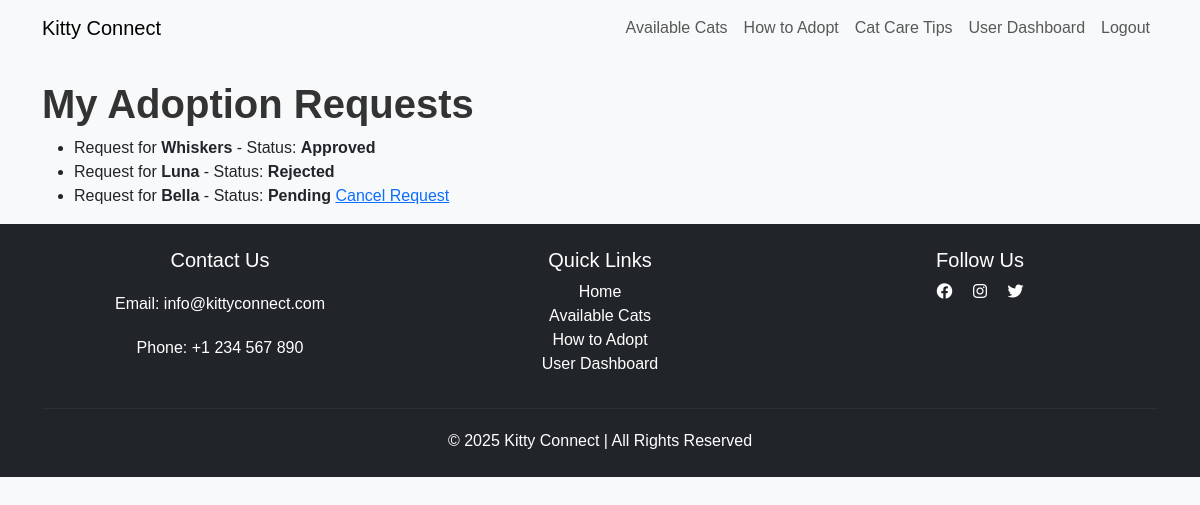
The app's page /adoption/ (signed in), older data.
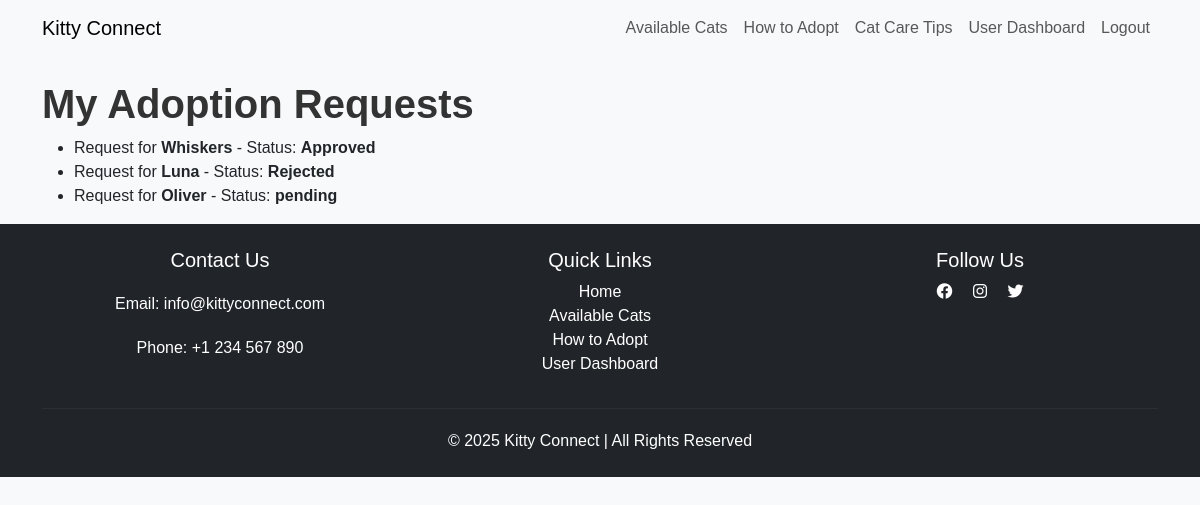
The same page, newer data.
### adoption/models.py (models this page shows, shortened)
class AdoptionRequest(models.Model):
    STATUS_CHOICES = [
        ('pending', 'Pending'),
        ('approved', 'Approved'),
        ('rejected', 'Rejected'),
    ]
    user = models.ForeignKey(User, on_delete=models.CASCADE)
    cat = models.ForeignKey(Cat, on_delete=models.CASCADE)
    message = models.TextField(blank=True, null=True)  # ✅ Add message field
    status = models.CharField(max_length=10, choices=STATUS_CHOICES, default='pending')
    request_date = models.DateTimeField(auto_now_add=True)

### cat/models.py (models this page shows, shortened)
class Cat(models.Model):
    name = models.CharField(max_length=50)
    age = models.IntegerField()
    breed = models.CharField(max_length=100)
    image = models.ImageField(upload_to='cat_images/', null=True, blank=True)
    description = models.TextField()
    available = models.BooleanField(default=True)

### adoption/views.py (the view)
# urls.py: path("", adoption_request_list, name="adoption_request_list"),
@login_required
def adoption_request_list(request):
    if request.user.is_superuser:
        requests = AdoptionRequest.objects.all()
    else:
        requests = AdoptionRequest.objects.filter(user=request.user)
    return render(request, "adoption/adoption_request_list.html", {"requests": requests})

### adoption/templates/adoption/adoption_request_list.html (shortened to what this page needs)
{% extends 'base.html' %}
{% block content %}
<h2>My Adoption Requests</h2>
<ul>
    {% for request in requests %}
        <li>
            Request for <strong>{{ request.cat.name }}</strong> - Status: <strong>{{ request.status }}</strong>
            {% if not user.is_superuser and request.status == "Pending" %}
                <a href="{% url 'adoption_request_cancel' request.id %}">Cancel Request</a>
            {% endif %}
        </li>
    {% endfor %}
</ul>
{% endblock %}

Row changes from the older to the newer data that the page shows:
removed AdoptionRequest: cat.name "Bella", status "Pending", shows "Cancel Request"
added AdoptionRequest: cat.name "Oliver", status "pending"
